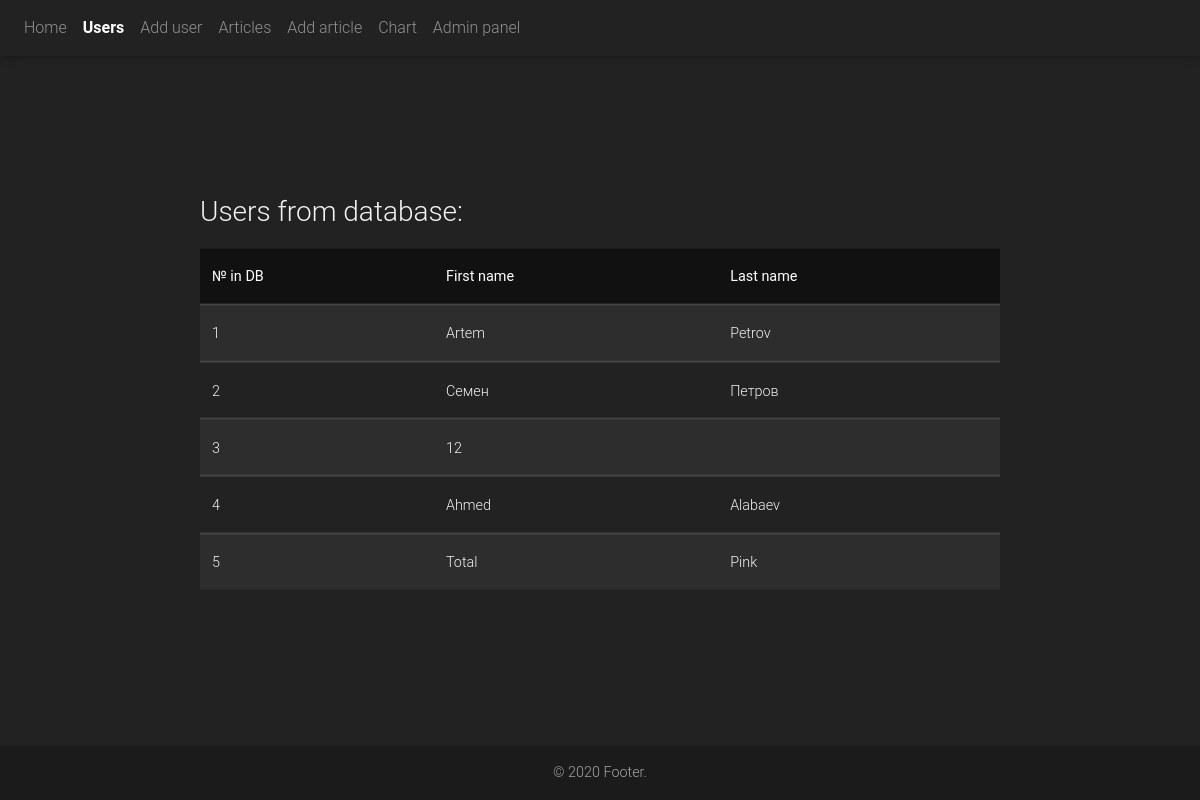
Before: /users/ with the older database file.
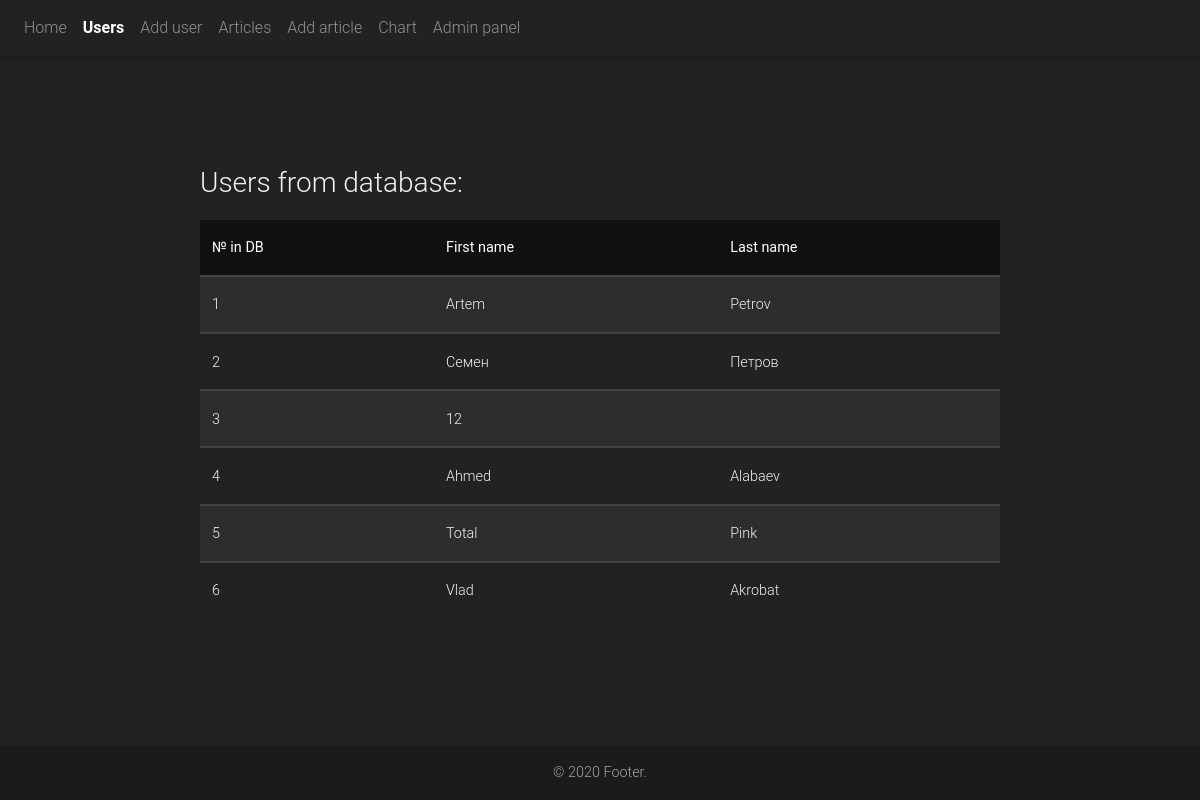
After: the same page with the newer database file.
### main/models.py (models this page shows)
class User(models.Model):
    first_name = models.CharField(max_length=200, null=True)
    second_name = models.CharField(max_length=200, null=True)

### main/views.py (the view)
# urls.py: path('users/', views.users),
def users(request):
    user = User.objects.all()
    args = {'user': user}
    return render(request, 'html/users.html', args)

### main/templates/html/users.html (shortened to what this page needs)
{% extends 'html/base.html' %}
{% block nav %} {% include 'html/elements/nav.html' with is_users=True %} {% endblock %}
{% block content %}
    <div class="users">
        <div style="display: table; margin: 0 auto; width: 800px">
            <h3>Users from database:</h3>
            <table class="table table-dark table-striped table-hover">
                <thead class="thead-dark">
                    <tr>
                        <th scope="col">№ in DB</th>
                        <th scope="col">First name</th>
                        <th scope="col">Last name</th>
                    </tr>
                </thead>
                <tbody>
                    {% for usr in user %}
                    <tr>
                        <td>{{ usr.id }}</td>
                        <td>{{ usr.first_name }}</td>
                        <td>{{ usr.second_name }}</td>
                    </tr>
                    {% endfor %}
                </tbody>
            </table>
        </div>
    </div>
{% endblock %}

Changed rows visible on the page:
added User: id "6", first_name "Vlad", second_name "Akrobat"
